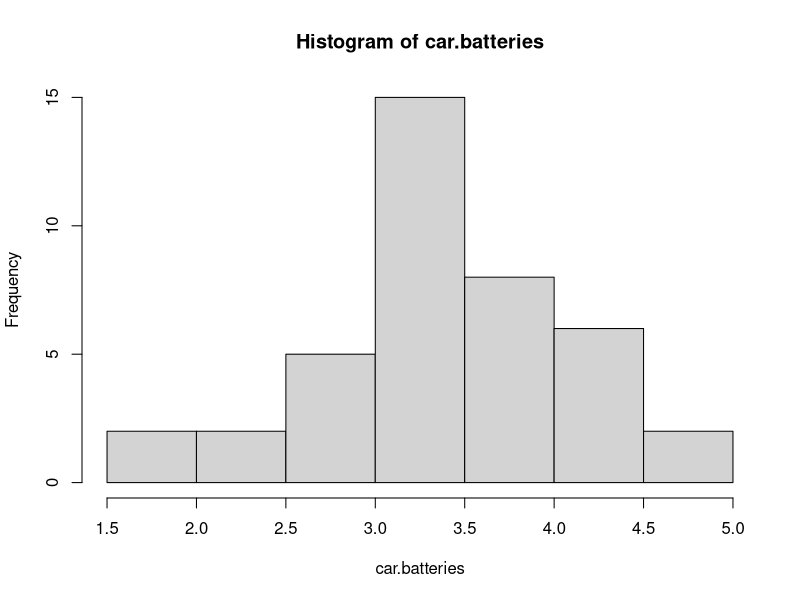
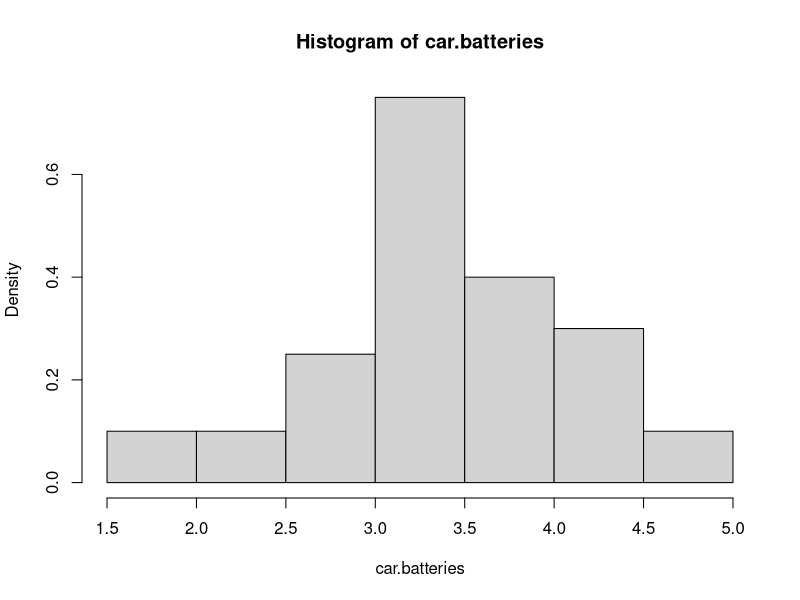
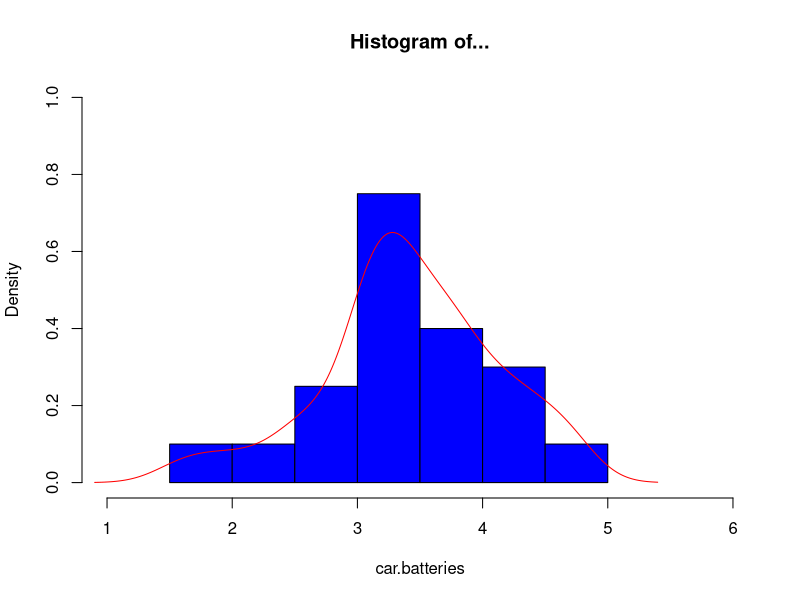
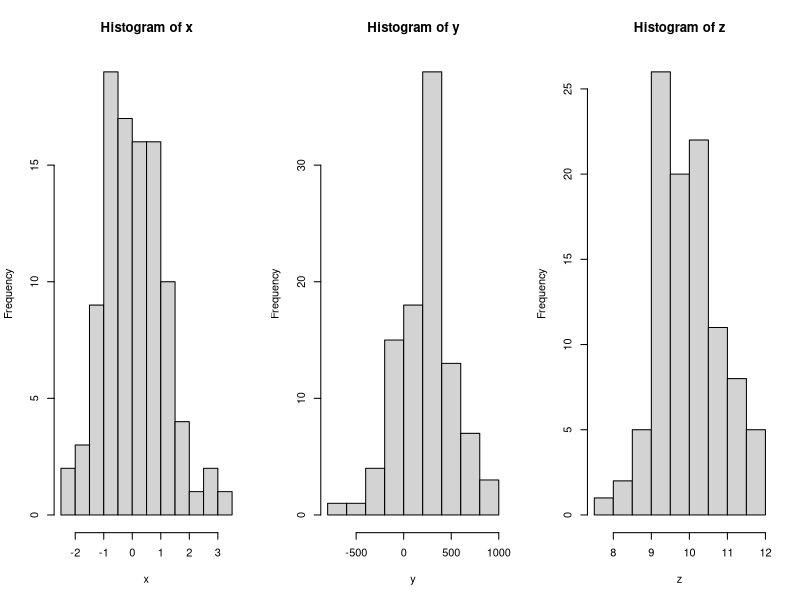
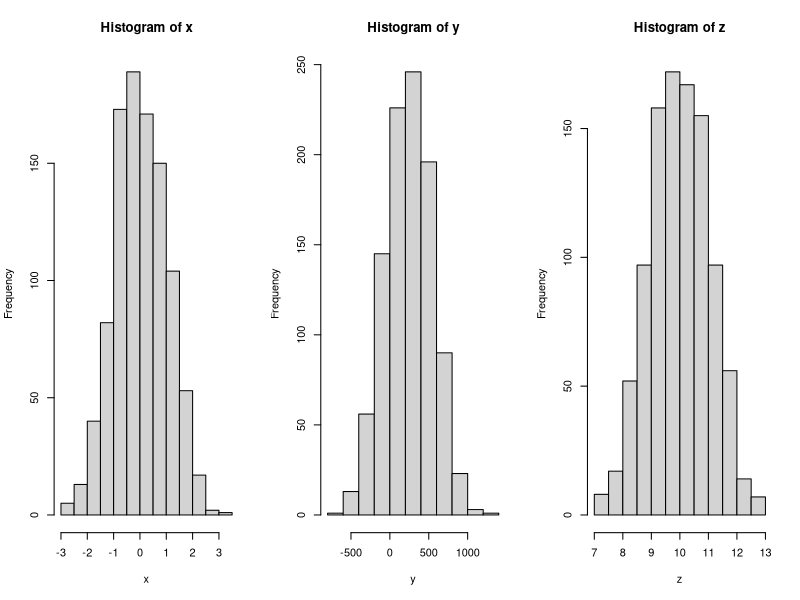
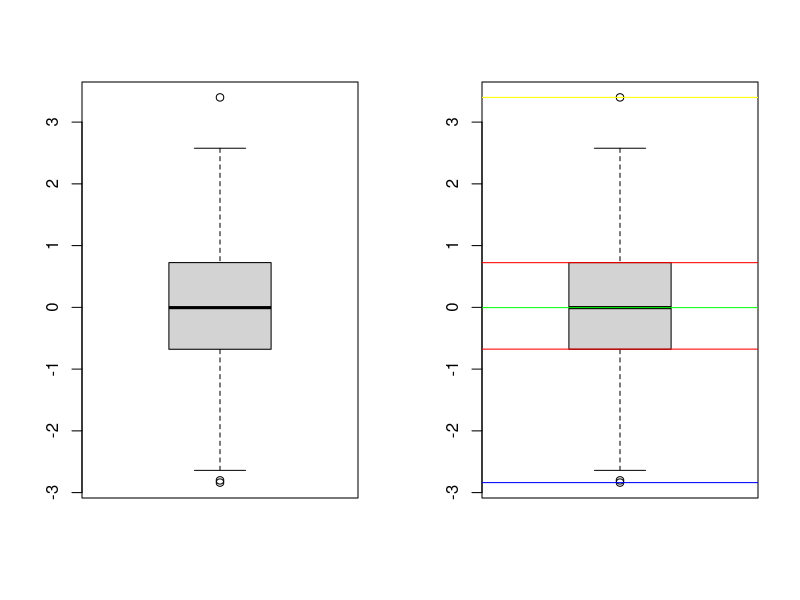

These figures' R source, in order:
## ---- chunk 1
knitr::opts_chunk$set(
  echo = TRUE,comment = ''
  )
## ---- chunk 2
library(ggplot2)
## ---- chunk 3
car.batteries<-c(
  2.2,4.1,3.5, 4.5, 3.2, 3.7, 3.0, 2.6, 3.4, 1.6, 3.1, 3.3, 3.8, 3.1, 4.7, 3.7, 2.5, 
  4.3, 3.4, 3.6, 2.9, 3.3, 3.9, 3.1, 3.3, 3.1, 3.7, 4.4, 3.2, 4.1, 1.9, 3.4, 4.7, 
  3.8, 3.2, 2.6, 3.9, 3.0, 4.2, 3.5
)
## ---- chunk 4
hist(car.batteries)
hist(car.batteries,freq=FALSE)
hist(car.batteries,freq=FALSE,ylim = c(0,1),xlim=c(1,6),main = paste("Histogram of..."),col="blue")
lines(density(car.batteries),col="red") # estimated distribution 
## ---- chunk 5
# set sample size so the code below can be re-run by just changing this quantity: 
sample.size = 100
## ---- chunk 6
par(mfrow = c(1,3)) # aligns figures in a grid! in this case, a 1x3 grid. 
# sample the data: 
x <- rnorm(n=sample.size)
y <- rnorm(n=sample.size,mean=250,sd=300)
z <- rnorm(n=sample.size,mean=10,sd=1)
# plot the histograms: 
hist(x)
hist(y)
hist(z)
## ---- chunk 7
summary(x)
summary(y)
summary(z)
## ---- chunk 8
sample.size = 1000
par(mfrow = c(1, 3))
x <- rnorm(n=sample.size)
hist(x)
y <- rnorm(n=sample.size,mean=250,sd=300)
hist(y)
z <- rnorm(n=sample.size,mean=10,sd=1)
hist(z)
## ---- chunk 9
my.data<-x
fivenum(my.data)
par(mfrow = c(1, 2))
boxplot(my.data)
boxplot(my.data)
abline(h = min(my.data), col = "Blue")
abline(h = max(my.data), col = "Yellow")
abline(h = median(my.data), col = "Green")
abline(h = quantile(my.data, c(0.25, 0.75)), col = "Red")
